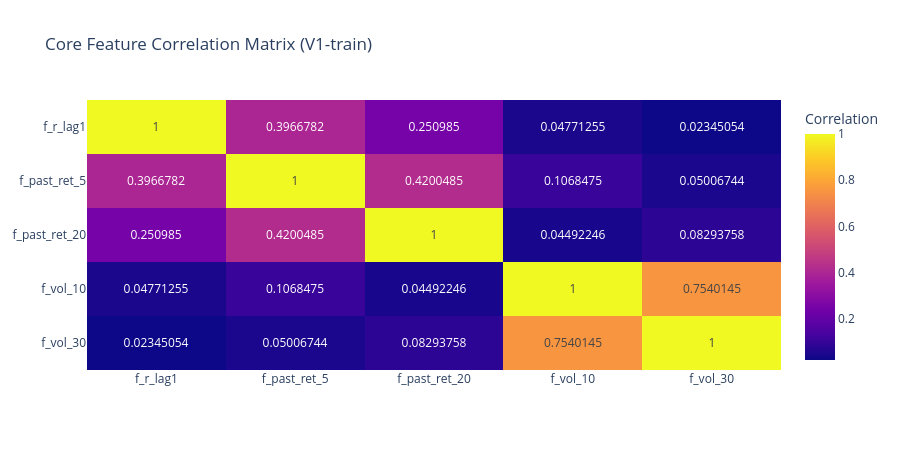

This figure's notebook cell:
### Code cell
# %%
# ===== Feature correlation diagnostics (V1-train) + Plotly heatmap =====

corr_core, high_pairs_core = correlation_diagnostics(
    df_feat,
    feature_cols=CORE_FEATURE_COLS,
    start=V1_TRAIN_START,
    end=V1_TRAIN_END,
    threshold=0.95,
)

# Plotly heatmap of the core feature correlation matrix
if not corr_core.empty:
    fig_corr = px.imshow(
        corr_core,
        text_auto=True,
        aspect="auto",
        title="Core Feature Correlation Matrix (V1-train)",
        labels=dict(color="Correlation"),
    )
    fig_corr.update_layout(height=450)
    fig_corr.show()

### Figure 1 — Plotly figure (JSON) as saved in the notebook; plotly's stock layout.template omitted (floating-point values rounded to 4 significant figures)
{"data": [{"coloraxis": "coloraxis", "hovertemplate": "x: %{x}<br>y: %{y}<br>Correlation: %{z}<extra></extra>", "name": "0", "texttemplate": "%{z}", "type": "heatmap", "x": ["f_r_lag1", "f_past_ret_5", "f_past_ret_20", "f_vol_10", "f_vol_30"], "xaxis": "x", "y": ["f_r_lag1", "f_past_ret_5", "f_past_ret_20", "f_vol_10", "f_vol_30"], "yaxis": "y", "z": [[1.0, 0.3967, 0.251, 0.04771, 0.02345], [0.3967, 1.0, 0.42, 0.1068, 0.05007], [0.251, 0.42, 1.0, 0.04492, 0.08294], [0.04771, 0.1068, 0.04492, 1.0, 0.754], [0.02345, 0.05007, 0.08294, 0.754, 1.0]]}], "layout": {"coloraxis": {"colorbar": {"title": {"text": "Correlation"}}, "colorscale": [[0, "#0d0887"], [0.1111, "#46039f"], [0.2222, "#7201a8"], [0.3333, "#9c179e"], [0.4444, "#bd3786"], [0.5556, "#d8576b"], [0.6667, "#ed7953"], [0.7778, "#fb9f3a"], [0.8889, "#fdca26"], [1, "#f0f921"]]}, "height": 450, "title": {"text": "Core Feature Correlation Matrix (V1-train)"}, "xaxis": {"anchor": "y", "domain": [0, 1]}, "yaxis": {"anchor": "x", "autorange": "reversed", "domain": [0, 1]}}}
